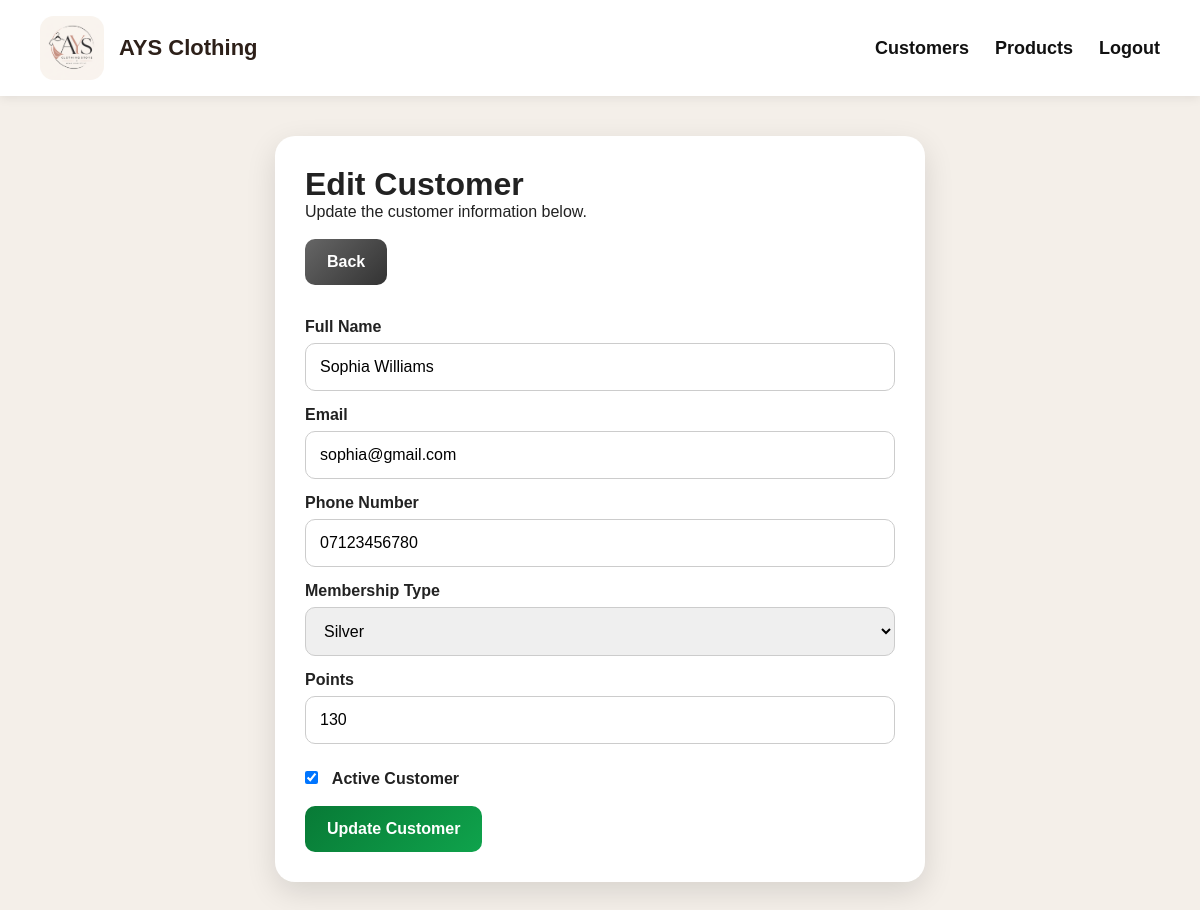
The app's page /ays-customer/public/edit_customer.php?id=2 (signed in) with its own data.
### tables this page shows
CREATE TABLE CustomerMembership (
    MembershipID INT AUTO_INCREMENT PRIMARY KEY,
    CustomerID INT NOT NULL,
    MembershipType VARCHAR(20) NOT NULL DEFAULT 'Bronze',
    DiscountRate INT NOT NULL DEFAULT 5,
    Points INT NOT NULL DEFAULT 0,
    DateJoined DATE NOT NULL,
    FOREIGN KEY (CustomerID) REFERENCES Customer(CustomerID)
);

CREATE TABLE Customer (
    CustomerID INT AUTO_INCREMENT PRIMARY KEY,
    FullName VARCHAR(100) NOT NULL,
    Email VARCHAR(100) NOT NULL UNIQUE,
    Password VARCHAR(255) NOT NULL,
    PhoneNumber VARCHAR(20) NOT NULL,
    IsActive BOOLEAN NOT NULL DEFAULT TRUE,
    DateCreated DATE NOT NULL
);

### ays-customer/classes/Customer.php (called while the page is built, shortened)
<?php
class Customer
{
    private PDO $conn;
    public function __construct(PDO $db)
    {
        $this->conn = $db;
    }
    public function getCustomerByID(int $id): ?array
    {
        $stmt = $this->conn->prepare("
            SELECT
                c.CustomerID,
                c.FullName,
                c.Email,
                c.PhoneNumber,
                c.IsActive,
                c.DateCreated,
                m.MembershipType,
                m.DiscountRate,
                m.Points
            FROM Customer c
            LEFT JOIN CustomerMembership m
                ON c.CustomerID = m.CustomerID
            WHERE c.CustomerID = ?
        ");
        $stmt->execute([$id]);
        $customer = $stmt->fetch();
        if ($customer) {
            return $customer;
        }
        return null;
    }
}
?>

### ays-customer/public/edit_customer.php (the view, shortened to what this page needs)
<?php
require_once "../config/Database.php";
require_once "../classes/Customer.php";
$db = new Database();
$conn = $db->connect();
$customerObj = new Customer($conn);
$customerID = (int)($_GET["id"] ?? 0);
$customer = $customerObj->getCustomerByID($customerID);
?>
<!DOCTYPE html>
<html>
<head>
    <link rel="stylesheet" href="style.css">
</head>
<body class="customer-bg">
<header class="navbar">
    <div class="brand">
        <img src="images/AYS logo.png" alt="AYS Logo">
        <span>AYS Clothing</span>
    </div>
    <div class="nav-links">
        <a href="customers.php">Customers</a>
        <a href="products.php">Products</a>
        <a href="customer_manager_logout.php">Logout</a>
    </div>
</header>
<div class="container form-box">
    <h1>Edit Customer</h1>
    <p>
        Update the customer information below.
    </p>
    <br>
    <a class="btn btn-light" href="customers.php">
        Back
    </a>
    <br><br>
    <form method="POST" autocomplete="off">
        <label>Full Name</label>
        <input
            name="FullName"
            value="<?= htmlspecialchars($customer["FullName"]) ?>"
            required>
        <label>Email</label>
        <input
            type="email"
            name="Email"
            value="<?= htmlspecialchars($customer["Email"]) ?>"
            autocomplete="off"
            required>
        <label>Phone Number</label>
        <input
            name="PhoneNumber"
            value="<?= htmlspecialchars($customer["PhoneNumber"]) ?>"
            required>
        <label>Membership Type</label>
        <select name="MembershipType">
            <?php foreach (["Bronze", "Silver", "Gold"] as $type): ?>
                <option
                    value="<?= $type ?>"
                    <?= ($customer["MembershipType"] ?? "Bronze") == $type ? "selected" : "" ?>>
                    <?= $type ?>
                </option>
            <?php endforeach; ?>
        </select>
        <label>Points</label>
        <input
            type="number"
            name="Points"
            value="<?= htmlspecialchars($customer["Points"] ?? 0) ?>">
        <label style="margin-top:20px; display:block;">
            <input
                type="checkbox"
                name="IsActive"
                <?= $customer["IsActive"] ? "checked" : "" ?>
                style="width:auto; margin-right:10px;">
            Active Customer
        </label>
        <br>
        <button type="submit" class="btn btn-success">
            Update Customer
        </button>
    </form>
</div>
</body>
</html>

### ays-customer/public/style.css (style rules this page uses)
* { box-sizing:border-box; margin:0; padding:0; }
body { font-family:Arial; background:#f6f1ec; color:#222; }
input, select, textarea, button, a, p, h1, h2, h3, h4, h5, h6, label, td, th { font-family:Arial; }
a { text-decoration:none; }
.navbar { display:flex; justify-content:space-between; align-items:center; min-height:90px; padding:16px 40px; background:white; box-shadow:0 2px 10px rgba(0,0,0,0.08); position:sticky; top:0; z-index:1000; }
.brand { display:flex; align-items:center; gap:15px; }
.brand img { width:64px; height:64px; object-fit:cover; border-radius:14px; }
.brand span { font-size:22px; font-weight:600; color:#2d2019; }
.nav-links { display:flex; align-items:center; gap:26px; }
.nav-links a { color:#111; font-weight:bold; font-size:18px; }
.btn, button { display:inline-block; padding:14px 22px; border:none; border-radius:10px; cursor:pointer; color:white; font-weight:bold; font-size:16px; transition:0.2s; background:linear-gradient(135deg,#2d2019,#5a4031); }
.btn-success { background:linear-gradient(135deg,#087a36,#0fa34c); }
.btn-light { background:linear-gradient(135deg,#666,#333); }
.container { width:92%; max-width:1100px; margin:40px auto; background:white; padding:30px; border-radius:20px; box-shadow:0 10px 30px rgba(0,0,0,0.12); }
.form-box { max-width:650px; }
label { display:block; margin-top:15px; font-weight:bold; }
input, select, textarea { width:100%; padding:14px; margin-top:7px; border:1px solid #ccc; border-radius:10px; font-size:16px; font-family:Arial; }
.customer-bg { background:#f4efe9; }

### records on screen
customermembership: FullName "Sophia Williams", Email "sophia@gmail.com", PhoneNumber "07123456780", MembershipType "Silver", Points "130"
customer: IsActive "☑"
